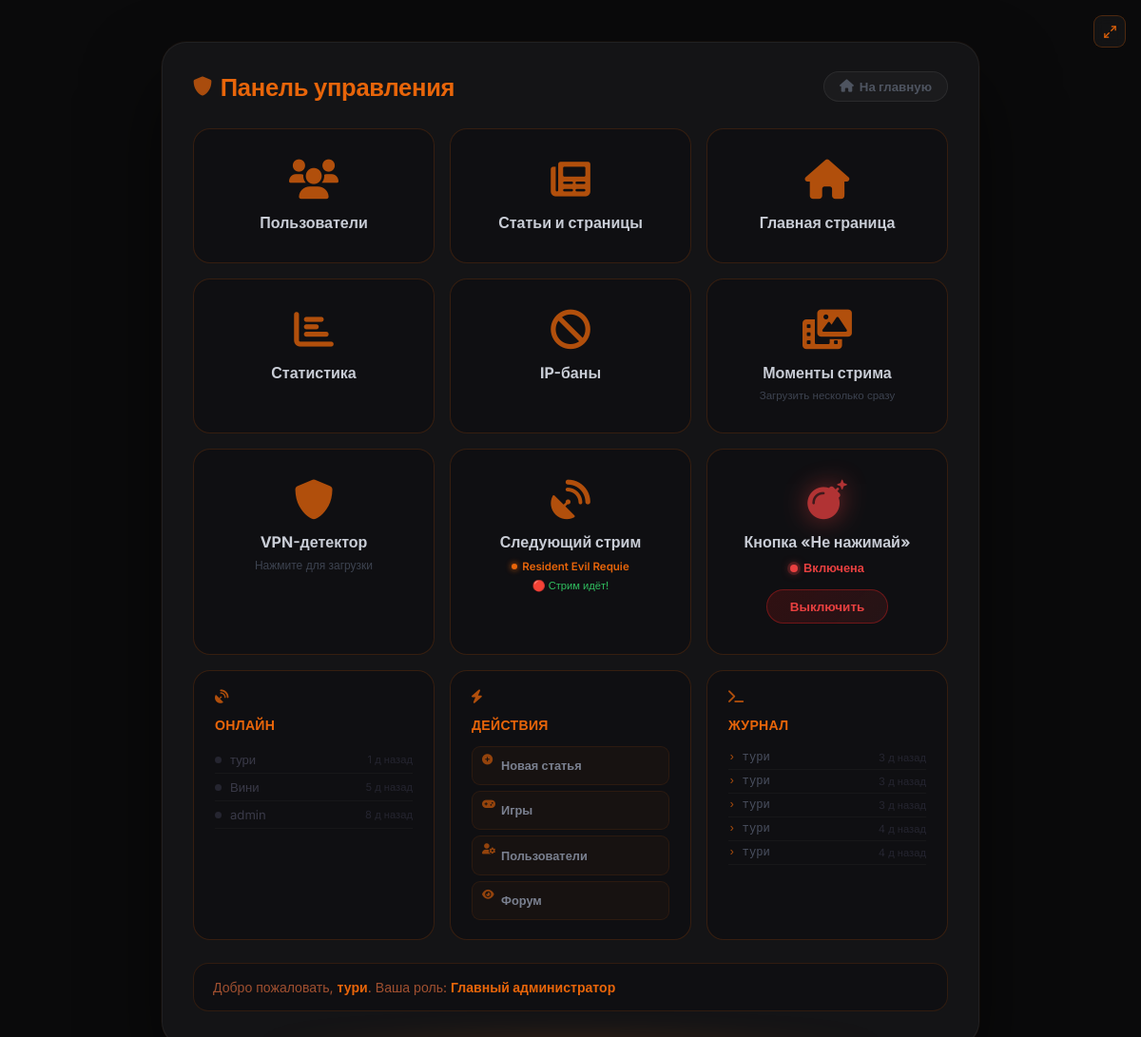
Page /admin (signed in) on the earlier database version.
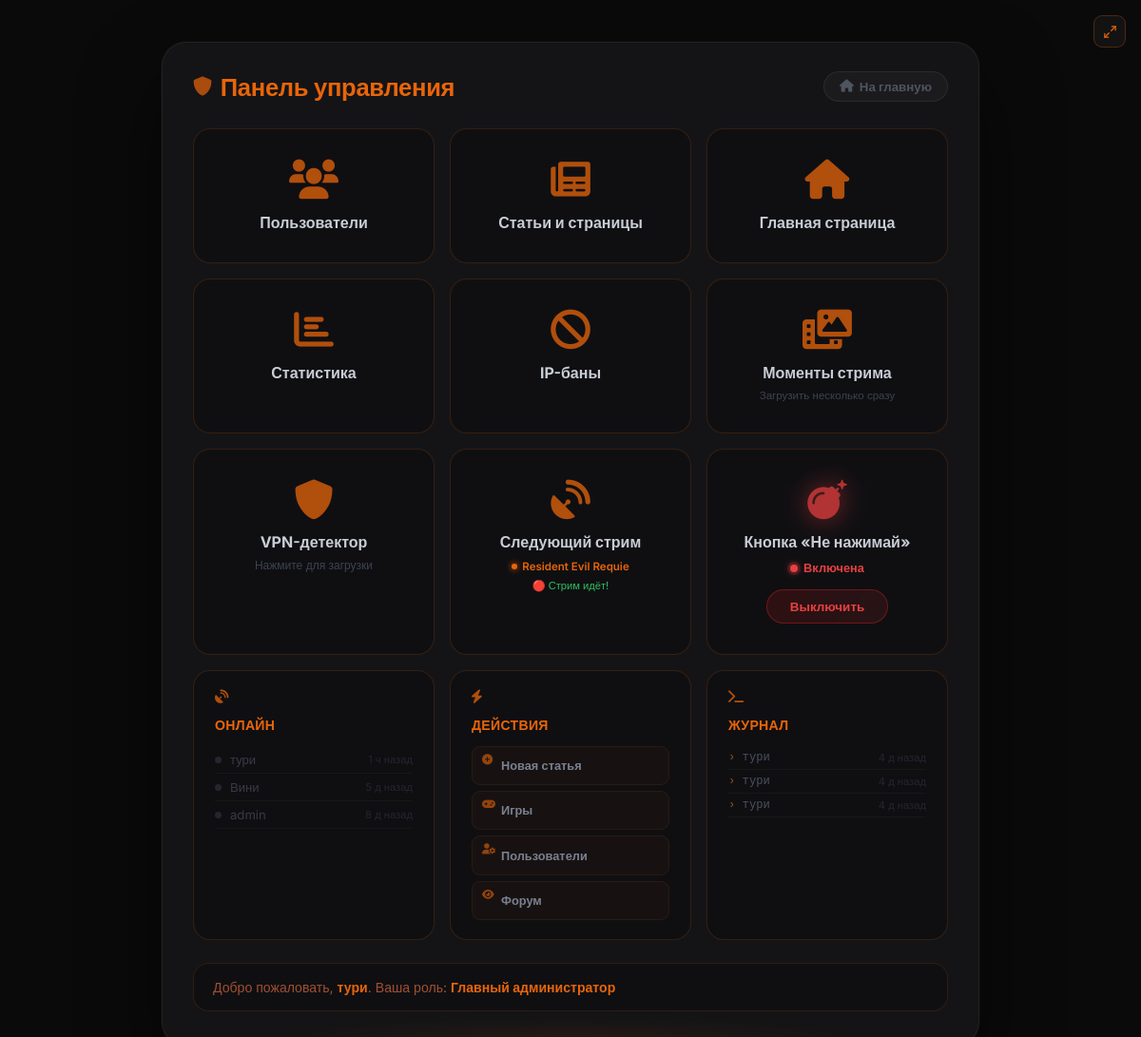
Same page on the later database version.
### models.py (models this page shows, shortened)
class User(db.Model, UserMixin):
    __tablename__ = 'users'
    id             = db.Column(db.Integer, primary_key=True)
    username       = db.Column(db.String(80),  unique=True, nullable=False)
    email          = db.Column(db.String(120), unique=True, nullable=False)
    password_hash  = db.Column(db.String(256), nullable=False)
    role           = db.Column(db.Integer, default=0)
    created_at     = db.Column(db.DateTime, default=datetime.utcnow)   # дата регистрации
    last_seen      = db.Column(db.DateTime, default=datetime.utcnow)
    banned_until   = db.Column(db.DateTime, nullable=True)
    ban_reason     = db.Column(db.String(500), nullable=True)
    banned_by_id   = db.Column(db.Integer, db.ForeignKey('users.id'), nullable=True)
    recovery_key   = db.Column(db.String(256), nullable=True)
    avatar         = db.Column(db.String(300), nullable=True)
    terms_agreed   = db.Column(db.Boolean, default=False)
    privacy_agreed = db.Column(db.Boolean, default=False)
    articles       = db.relationship('Article',  backref='author',     lazy='dynamic', foreign_keys='Article.author_id')
    comments       = db.relationship('Comment',  backref='author',     lazy='dynamic', foreign_keys='Comment.author_id')
    votes          = db.relationship('Vote',     backref='user',       lazy='dynamic')
    extra_pages    = db.relationship('ExtraPage', backref='author',    lazy='dynamic', foreign_keys='ExtraPage.author_id')
    comment_reactions = db.relationship('CommentReaction', backref='user', lazy='dynamic')
    def can_ip_ban(self):
        return self.role >= 4

### app.py (the view)
@app.route('/admin')
@login_required
@editor_required
def admin_panel():
    from sqlalchemy import func as sqlfunc
    settings = SiteSettings.get()
    stats = None
    digest_data = {}
    if current_user.role >= 4:
        stats = type('S', (), {
            'articles': Article.query.count(),
            'users':    User.query.count(),
            'comments': Comment.query.count(),
            'views':    db.session.query(sqlfunc.sum(Article.views)).scalar() or 0,
        })()
        recent_comments = Comment.query.order_by(Comment.created_at.desc()).limit(5).all()
        now = datetime.utcnow()
        def ago(dt):
            d = now - dt
            if d.seconds < 60: return 'только что'
            if d.seconds < 3600: return f'{d.seconds//60} мин назад'
            if d.days == 0: return f'{d.seconds//3600} ч назад'
            return f'{d.days} д назад'
        digest_data['recent_comments'] = [
            {'author': c.author.username if c.author else '?', 'ago': ago(c.created_at)}
            for c in recent_comments
        ]
        recent_users = User.query.order_by(User.last_seen.desc()).limit(5).all()
        digest_data['recent_users'] = [
            {'username': u.username,
             'ago': ago(u.last_seen),
             'online': (now - u.last_seen).total_seconds() < 300}
            for u in recent_users
        ]
    open_reports_count = Report.query.filter_by(resolved=False).count()
    return render_template('admin/dashboard.html',
                           chaos_button_enabled=settings.chaos_button_enabled,
                           stats=stats,
                           digest_data=digest_data,
                           next_stream_widget=NextStream.query.first(),
                           open_reports_count=open_reports_count)

### app.py (called while the page is built)
@login_manager.user_loader
def load_user(user_id):
    return User.query.get(int(user_id))

@app.before_request
def update_last_seen():
    if current_user.is_authenticated:
        from flask import g as _g
        _now = datetime.utcnow()
        _last = session.get('_ls_ts', 0)
        if _now.timestamp() - _last > 60:
            current_user.last_seen = _now
            db.session.commit()
            session['_ls_ts'] = _now.timestamp()

def editor_required(f):
    from functools import wraps
    @wraps(f)
    def decorated(*args, **kwargs):
        if not current_user.is_authenticated or current_user.role < 2: abort(403)
        return f(*args, **kwargs)
    return decorated

### models.py (called while the page is built)
    @staticmethod
    def get():
        s = SiteSettings.query.first()
        if not s:
            s = SiteSettings(chaos_button_enabled=False)
            db.session.add(s)
            db.session.commit()
        return s

### templates/admin/dashboard.html (shortened to what the changed rows need)
{% extends "base.html" %}
{% block content %}
<div class="admin-outer">
<div class="admin-card">
    <div class="admin-header">
        <h2 class="admin-title"><i class="fas fa-shield-alt"></i> Панель управления</h2>
    </div>
    <div class="dash-grid">
        {% set _perm = current_user.permissions if current_user.permissions else none %}
        {% if current_user.role >= 4 or (_perm and _perm.can_toggle_chaos) or (_perm and _perm.can_broadcast) %}
        <div class="dash-tile" style="cursor:default;text-align:left;padding:20px 22px;">
            {% if digest_data and digest_data.recent_users %}
            {% for u in digest_data.recent_users %}
            <div style="display:flex;align-items:center;gap:9px;padding:6px 0;border-bottom:1px solid rgba(255,255,255,0.03);">
                <span style="width:7px;height:7px;border-radius:50%;flex-shrink:0;
                    {% if u.online %}background:#30c060;box-shadow:0 0 6px rgba(48,192,96,0.7);
                    {% else %}background:#252530;{% endif %}"></span>
                <span style="color:{% if u.online %}#c9cdd6{% else %}#3a3a48{% endif %};font-size:0.82rem;font-weight:{% if u.online %}600{% else %}400{% endif %};flex:1;overflow:hidden;text-overflow:ellipsis;white-space:nowrap;">{{ u.username }}</span>
                <span style="color:#252530;font-size:0.7rem;white-space:nowrap;">{{ u.ago }}</span>
            </div>
            {% endfor %}
            {% else %}
            <div style="color:#252530;font-size:0.8rem;padding:12px 0;">Нет данных</div>
            {% endif %}
        </div>
                {% set actions = [
                    (url_for('admin_article_create'), 'fas fa-plus-circle', 'Новая статья'),
                    (url_for('admin_games'),          'fas fa-gamepad',     'Игры'),
                    (url_for('admin_users'),          'fas fa-user-cog',    'Пользователи'),
                    (url_for('forum'),                'fas fa-eye',         'Форум'),
                ] %}
        <div class="dash-tile" style="cursor:default;text-align:left;padding:20px 22px;">
            {% if digest_data and digest_data.recent_comments %}
            {% for c in digest_data.recent_comments %}
            <div style="display:flex;justify-content:space-between;align-items:center;padding:5px 0;
                border-bottom:1px solid rgba(255,255,255,0.03);">
                <span style="color:#4a5060;font-size:0.76rem;font-family:monospace;">
                    <span style="color:#e8650a;opacity:0.7;">›</span> {{ c.author }}
                </span>
                <span style="color:#252530;font-size:0.7rem;">{{ c.ago }}</span>
            </div>
            {% endfor %}
            {% else %}
            <div style="color:#252530;font-size:0.8rem;padding:12px 0;font-family:monospace;">_ нет событий</div>
            {% endif %}
        </div>
        {% endif %}
    </div>
    <div class="welcome-box">
        Добро пожаловать, <strong>{{ current_user.username }}</strong>. Ваша роль:
        <strong>
        {% if current_user.role == 4 %}Главный администратор
        {% elif current_user.role == 3 %}Старший модератор
        {% elif current_user.role == 2 %}Редактор
        {% elif current_user.role == 1 %}Модератор чата
        {% else %}Обычный пользователь{% endif %}
        </strong>
    </div>
</div>
</div>
{% endblock %}

Differences in the rows shown:
no longer on one of the page's lists (row edited): User: author "тури"
changed User "тури": ago "1 д назад" → "1 ч назад"; ago "3 д назад" → "4 д назад"
